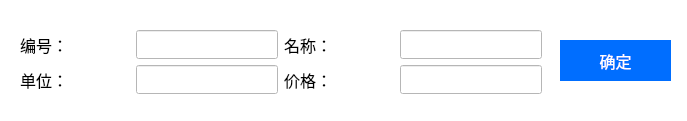
<?xml version="1.0" encoding="UTF-8"?>
<ui version="4.0">
 <class>AddNewGoods</class>
 <widget class="QDialog" name="AddNewGoods">
  <property name="geometry">
   <rect>
    <x>0</x>
    <y>0</y>
    <width>687</width>
    <height>121</height>
   </rect>
  </property>
  <property name="minimumSize">
   <size>
    <width>687</width>
    <height>121</height>
   </size>
  </property>
  <property name="maximumSize">
   <size>
    <width>687</width>
    <height>121</height>
   </size>
  </property>
  <property name="palette">
   <palette>
    <active>
     <colorrole role="WindowText">
      <brush brushstyle="SolidPattern">
       <color alpha="255">
        <red>0</red>
        <green>0</green>
        <blue>0</blue>
       </color>
      </brush>
     </colorrole>
     <colorrole role="Button">
      <brush brushstyle="SolidPattern">
       <color alpha="255">
        <red>255</red>
        <green>255</green>
        <blue>255</blue>
       </color>
      </brush>
     </colorrole>
     <colorrole role="Light">
      <brush brushstyle="SolidPattern">
       <color alpha="255">
        <red>255</red>
        <green>255</green>
        <blue>255</blue>
       </color>
      </brush>
     </colorrole>
     <colorrole role="Midlight">
      <brush brushstyle="SolidPattern">
       <color alpha="255">
        <red>255</red>
        <green>255</green>
        <blue>255</blue>
       </color>
      </brush>
     </colorrole>
     <colorrole role="Dark">
      <brush brushstyle="SolidPattern">
       <color alpha="255">
        <red>127</red>
        <green>127</green>
        <blue>127</blue>
       </color>
      </brush>
     </colorrole>
     <colorrole role="Mid">
      <brush brushstyle="SolidPattern">
       <color alpha="255">
        <red>170</red>
        <green>170</green>
        <blue>170</blue>
       </color>
      </brush>
     </colorrole>
     <colorrole role="Text">
      <brush brushstyle="SolidPattern">
       <color alpha="255">
        <red>0</red>
        <green>0</green>
        <blue>0</blue>
       </color>
      </brush>
     </colorrole>
     <colorrole role="BrightText">
      <brush brushstyle="SolidPattern">
       <color alpha="255">
        <red>255</red>
        <green>255</green>
        <blue>255</blue>
       </color>
      </brush>
     </colorrole>
     <colorrole role="ButtonText">
      <brush brushstyle="SolidPattern">
       <color alpha="255">
        <red>0</red>
        <green>0</green>
        <blue>0</blue>
       </color>
      </brush>
     </colorrole>
     <colorrole role="Base">
      <brush brushstyle="SolidPattern">
       <color alpha="255">
        <red>255</red>
        <green>255</green>
        <blue>255</blue>
       </color>
      </brush>
     </colorrole>
     <colorrole role="Window">
      <brush brushstyle="SolidPattern">
       <color alpha="255">
        <red>255</red>
        <green>255</green>
        <blue>255</blue>
       </color>
      </brush>
     </colorrole>
     <colorrole role="Shadow">
      <brush brushstyle="SolidPattern">
       <color alpha="255">
        <red>0</red>
        <green>0</green>
        <blue>0</blue>
       </color>
      </brush>
     </colorrole>
     <colorrole role="AlternateBase">
      <brush brushstyle="SolidPattern">
       <color alpha="255">
        <red>255</red>
        <green>255</green>
        <blue>255</blue>
       </color>
      </brush>
     </colorrole>
     <colorrole role="ToolTipBase">
      <brush brushstyle="SolidPattern">
       <color alpha="255">
        <red>255</red>
        <green>255</green>
        <blue>220</blue>
       </color>
      </brush>
     </colorrole>
     <colorrole role="ToolTipText">
      <brush brushstyle="SolidPattern">
       <color alpha="255">
        <red>0</red>
        <green>0</green>
        <blue>0</blue>
       </color>
      </brush>
     </colorrole>
     <colorrole role="PlaceholderText">
      <brush brushstyle="SolidPattern">
       <color alpha="128">
        <red>0</red>
        <green>0</green>
        <blue>0</blue>
       </color>
      </brush>
     </colorrole>
    </active>
    <inactive>
     <colorrole role="WindowText">
      <brush brushstyle="SolidPattern">
       <color alpha="255">
        <red>0</red>
        <green>0</green>
        <blue>0</blue>
       </color>
      </brush>
     </colorrole>
     <colorrole role="Button">
      <brush brushstyle="SolidPattern">
       <color alpha="255">
        <red>255</red>
        <green>255</green>
        <blue>255</blue>
       </color>
      </brush>
     </colorrole>
     <colorrole role="Light">
      <brush brushstyle="SolidPattern">
       <color alpha="255">
        <red>255</red>
        <green>255</green>
        <blue>255</blue>
       </color>
      </brush>
     </colorrole>
     <colorrole role="Midlight">
      <brush brushstyle="SolidPattern">
       <color alpha="255">
        <red>255</red>
        <green>255</green>
        <blue>255</blue>
       </color>
      </brush>
     </colorrole>
     <colorrole role="Dark">
      <brush brushstyle="SolidPattern">
       <color alpha="255">
        <red>127</red>
        <green>127</green>
        <blue>127</blue>
       </color>
      </brush>
     </colorrole>
     <colorrole role="Mid">
      <brush brushstyle="SolidPattern">
       <color alpha="255">
        <red>170</red>
        <green>170</green>
        <blue>170</blue>
       </color>
      </brush>
     </colorrole>
     <colorrole role="Text">
      <brush brushstyle="SolidPattern">
       <color alpha="255">
        <red>0</red>
        <green>0</green>
        <blue>0</blue>
       </color>
      </brush>
     </colorrole>
     <colorrole role="BrightText">
      <brush brushstyle="SolidPattern">
       <color alpha="255">
        <red>255</red>
        <green>255</green>
        <blue>255</blue>
       </color>
      </brush>
     </colorrole>
     <colorrole role="ButtonText">
      <brush brushstyle="SolidPattern">
       <color alpha="255">
        <red>0</red>
        <green>0</green>
        <blue>0</blue>
       </color>
      </brush>
     </colorrole>
     <colorrole role="Base">
      <brush brushstyle="SolidPattern">
       <color alpha="255">
        <red>255</red>
        <green>255</green>
        <blue>255</blue>
       </color>
      </brush>
     </colorrole>
     <colorrole role="Window">
      <brush brushstyle="SolidPattern">
       <color alpha="255">
        <red>255</red>
        <green>255</green>
        <blue>255</blue>
       </color>
      </brush>
     </colorrole>
     <colorrole role="Shadow">
      <brush brushstyle="SolidPattern">
       <color alpha="255">
        <red>0</red>
        <green>0</green>
        <blue>0</blue>
       </color>
      </brush>
     </colorrole>
     <colorrole role="AlternateBase">
      <brush brushstyle="SolidPattern">
       <color alpha="255">
        <red>255</red>
        <green>255</green>
        <blue>255</blue>
       </color>
      </brush>
     </colorrole>
     <colorrole role="ToolTipBase">
      <brush brushstyle="SolidPattern">
       <color alpha="255">
        <red>255</red>
        <green>255</green>
        <blue>220</blue>
       </color>
      </brush>
     </colorrole>
     <colorrole role="ToolTipText">
      <brush brushstyle="SolidPattern">
       <color alpha="255">
        <red>0</red>
        <green>0</green>
        <blue>0</blue>
       </color>
      </brush>
     </colorrole>
     <colorrole role="PlaceholderText">
      <brush brushstyle="SolidPattern">
       <color alpha="128">
        <red>0</red>
        <green>0</green>
        <blue>0</blue>
       </color>
      </brush>
     </colorrole>
    </inactive>
    <disabled>
     <colorrole role="WindowText">
      <brush brushstyle="SolidPattern">
       <color alpha="255">
        <red>127</red>
        <green>127</green>
        <blue>127</blue>
       </color>
      </brush>
     </colorrole>
     <colorrole role="Button">
      <brush brushstyle="SolidPattern">
       <color alpha="255">
        <red>255</red>
        <green>255</green>
        <blue>255</blue>
       </color>
      </brush>
     </colorrole>
     <colorrole role="Light">
      <brush brushstyle="SolidPattern">
       <color alpha="255">
        <red>255</red>
        <green>255</green>
        <blue>255</blue>
       </color>
      </brush>
     </colorrole>
     <colorrole role="Midlight">
      <brush brushstyle="SolidPattern">
       <color alpha="255">
        <red>255</red>
        <green>255</green>
        <blue>255</blue>
       </color>
      </brush>
     </colorrole>
     <colorrole role="Dark">
      <brush brushstyle="SolidPattern">
       <color alpha="255">
        <red>127</red>
        <green>127</green>
        <blue>127</blue>
       </color>
      </brush>
     </colorrole>
     <colorrole role="Mid">
      <brush brushstyle="SolidPattern">
       <color alpha="255">
        <red>170</red>
        <green>170</green>
        <blue>170</blue>
       </color>
      </brush>
     </colorrole>
     <colorrole role="Text">
      <brush brushstyle="SolidPattern">
       <color alpha="255">
        <red>127</red>
        <green>127</green>
        <blue>127</blue>
       </color>
      </brush>
     </colorrole>
     <colorrole role="BrightText">
      <brush brushstyle="SolidPattern">
       <color alpha="255">
        <red>255</red>
        <green>255</green>
        <blue>255</blue>
       </color>
      </brush>
     </colorrole>
     <colorrole role="ButtonText">
      <brush brushstyle="SolidPattern">
       <color alpha="255">
        <red>127</red>
        <green>127</green>
        <blue>127</blue>
       </color>
      </brush>
     </colorrole>
     <colorrole role="Base">
      <brush brushstyle="SolidPattern">
       <color alpha="255">
        <red>255</red>
        <green>255</green>
        <blue>255</blue>
       </color>
      </brush>
     </colorrole>
     <colorrole role="Window">
      <brush brushstyle="SolidPattern">
       <color alpha="255">
        <red>255</red>
        <green>255</green>
        <blue>255</blue>
       </color>
      </brush>
     </colorrole>
     <colorrole role="Shadow">
      <brush brushstyle="SolidPattern">
       <color alpha="255">
        <red>0</red>
        <green>0</green>
        <blue>0</blue>
       </color>
      </brush>
     </colorrole>
     <colorrole role="AlternateBase">
      <brush brushstyle="SolidPattern">
       <color alpha="255">
        <red>255</red>
        <green>255</green>
        <blue>255</blue>
       </color>
      </brush>
     </colorrole>
     <colorrole role="ToolTipBase">
      <brush brushstyle="SolidPattern">
       <color alpha="255">
        <red>255</red>
        <green>255</green>
        <blue>220</blue>
       </color>
      </brush>
     </colorrole>
     <colorrole role="ToolTipText">
      <brush brushstyle="SolidPattern">
       <color alpha="255">
        <red>0</red>
        <green>0</green>
        <blue>0</blue>
       </color>
      </brush>
     </colorrole>
     <colorrole role="PlaceholderText">
      <brush brushstyle="SolidPattern">
       <color alpha="128">
        <red>0</red>
        <green>0</green>
        <blue>0</blue>
       </color>
      </brush>
     </colorrole>
    </disabled>
   </palette>
  </property>
  <property name="font">
   <font>
    <family>等线</family>
    <pointsize>12</pointsize>
   </font>
  </property>
  <property name="windowTitle">
   <string>添加</string>
  </property>
  <widget class="QPushButton" name="okButton">
   <property name="geometry">
    <rect>
     <x>560</x>
     <y>40</y>
     <width>111</width>
     <height>41</height>
    </rect>
   </property>
   <property name="sizePolicy">
    <sizepolicy hsizetype="Expanding" vsizetype="Maximum">
     <horstretch>0</horstretch>
     <verstretch>0</verstretch>
    </sizepolicy>
   </property>
   <property name="styleSheet">
    <string notr="true">QPushButton {
	border: none;
	background:  #006eff;
	color: #ffffff;
	font: 10pt &quot;Microsoft YaHei&quot;;
}
 
QPushButton:hover {
	background:  #0068f2;
}
 
QPushButton:pressed {
	background:  #0062e5;
}
 
QPushButton:disable {
	border: 1px solid #d5d5d5;
	color: #bbbbbb;
	background:  #f2f2f2;
}
/**close btn**/
QPushButton{
	font: 10pt &quot;Microsoft YaHei&quot;;
	border: none;
	image: url(:/RoomService/close-button.png);
	background-position: center;
}
QPushButton:hover{
	background-color: rgb(255, 99, 71);
}
QPushButton:pressed{
	background-color: rgb(255, 99, 71);
}</string>
   </property>
   <property name="text">
    <string>确定</string>
   </property>
  </widget>
  <widget class="QWidget" name="">
   <property name="geometry">
    <rect>
     <x>20</x>
     <y>30</y>
     <width>522</width>
     <height>64</height>
    </rect>
   </property>
   <layout class="QGridLayout" name="gridLayout">
    <item row="0" column="0">
     <widget class="QLabel" name="label">
      <property name="text">
       <string>编号：</string>
      </property>
     </widget>
    </item>
    <item row="0" column="1">
     <widget class="QLineEdit" name="idEdit">
      <property name="sizePolicy">
       <sizepolicy hsizetype="Fixed" vsizetype="Fixed">
        <horstretch>0</horstretch>
        <verstretch>0</verstretch>
       </sizepolicy>
      </property>
     </widget>
    </item>
    <item row="0" column="2">
     <widget class="QLabel" name="label_2">
      <property name="text">
       <string>名称：</string>
      </property>
     </widget>
    </item>
    <item row="0" column="3">
     <widget class="QLineEdit" name="nameEdit">
      <property name="sizePolicy">
       <sizepolicy hsizetype="Fixed" vsizetype="Fixed">
        <horstretch>0</horstretch>
        <verstretch>0</verstretch>
       </sizepolicy>
      </property>
     </widget>
    </item>
    <item row="1" column="0">
     <widget class="QLabel" name="label_4">
      <property name="text">
       <string>单位：</string>
      </property>
     </widget>
    </item>
    <item row="1" column="1">
     <widget class="QLineEdit" name="unitEdit">
      <property name="sizePolicy">
       <sizepolicy hsizetype="Fixed" vsizetype="Fixed">
        <horstretch>0</horstretch>
        <verstretch>0</verstretch>
       </sizepolicy>
      </property>
     </widget>
    </item>
    <item row="1" column="2">
     <widget class="QLabel" name="label_3">
      <property name="text">
       <string>价格：</string>
      </property>
     </widget>
    </item>
    <item row="1" column="3">
     <widget class="QLineEdit" name="priceEdit">
      <property name="sizePolicy">
       <sizepolicy hsizetype="Fixed" vsizetype="Fixed">
        <horstretch>0</horstretch>
        <verstretch>0</verstretch>
       </sizepolicy>
      </property>
     </widget>
    </item>
   </layout>
  </widget>
 </widget>
 <resources/>
 <connections/>
</ui>
